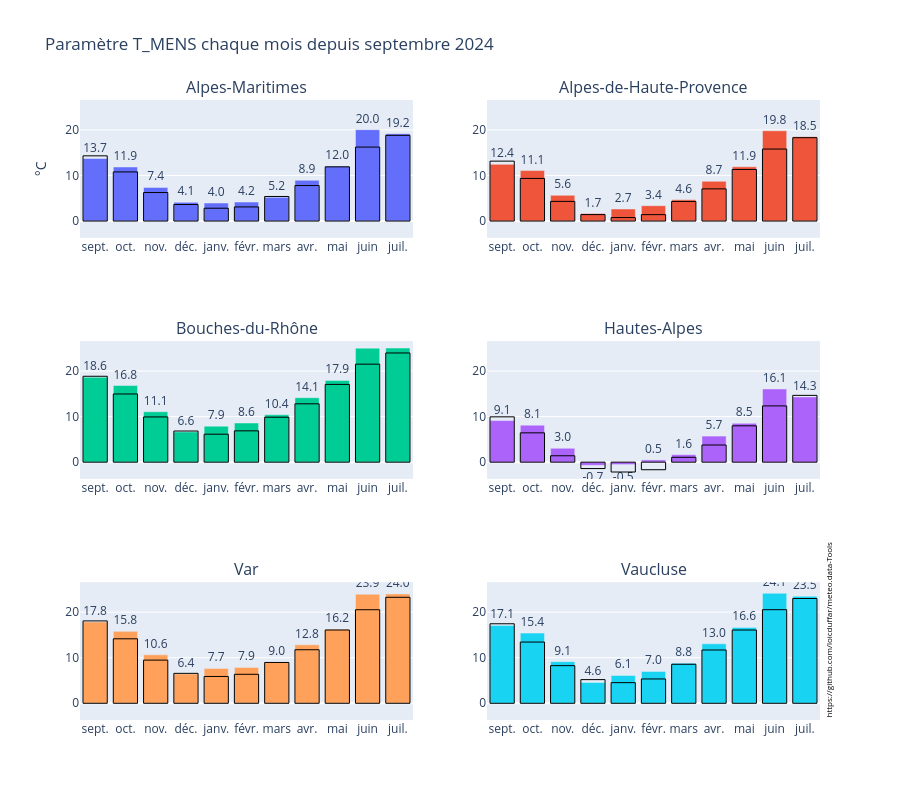

Notebook source saved alongside this figure:
### Markdown cell above
#### 6- Graphique à barre par polygone - OPTIONNEL

### Code cell
#####################
# Auteur : L. Duffar
# Date: Juillet 2025
#####################

# faire un graphique plotly à subplots, à 2 colonnes
# il y autant de subplots que de polygones, ce qui détermine le nombre de ligne de subplots
# Les subbplots sont des graphiques à barre pour les mois de l'année à partir du précédent mois de septembre, et jusqu'à la date à représenter (date_to_plot)

import plotly.graph_objects as go
import plotly.express as px
import plotly.subplots as sp
import numpy as np

############# Personalisation 
# date_to_plot = '2025-04-01'  # Date à représenter sur la carte
param= 'T_MENS'

########### Initalisation
print(datetime.now().strftime('%d/%m/%y %H:%M'))
# définir la chaine du mois et de l'année de date_to_plot
mois = datetime.strptime(date_to_plot, '%Y-%m-%d').strftime('%B %Y')
# calculer la date du précédent mois de septembre
date_septembre = pd.to_datetime(date_to_plot).replace(month=9, day=1).strftime('%Y-%m-%d')  # Précédent mois de septembre
# si le mois est inférieur ou égal à septembre, on prend le mois de septembre de l'année précédente
if pd.to_datetime(date_to_plot).month <= 9:
    date_septembre = pd.to_datetime(date_to_plot).replace(year= pd.to_datetime(date_to_plot).year - 1, month=9, day=1).strftime('%Y-%m-%d')

# Filtrer les données pour la date postérieure au mois de septembre
df_date_to_plot = df_filtered.loc[(df_filtered.index.get_level_values('DATE') >= date_septembre) & 
                                   (df_filtered.index.get_level_values('DATE') <= date_to_plot)]

########### Graphique pour le paramètre depuis septembre jusqu'au mois choisi, avec des subplot par polygone
fig = sp.make_subplots(rows=3, cols=2, subplot_titles= df_date_to_plot.index.get_level_values(nom_colonne_polygone).unique().tolist())

# Boucle sur chaque polygone et créer un graphique à barres pour chaque polygone
for i, dep in enumerate(df_date_to_plot.index.get_level_values(nom_colonne_polygone).unique()):
    row = i // 2 + 1  # Calculer le numéro de ligne
    col = i % 2 + 1   # Calculer le numéro de colonne
    
    # Extraire les données pour le département courant
    df_dep = df_date_to_plot.loc[dep]
    mois_abbr= df_dep.index.strftime('%b') # Mois en format texte (abrégé)
    # Ajouter une trace pour le graphique à barres
    fig.add_trace(
        go.Bar(
            x= mois_abbr,  
            y= df_dep[param],
            name= 'Valeur:',
            marker_color=px.colors.qualitative.Plotly[i % len(px.colors.qualitative.Plotly)],
            text=df_dep[param],  # Ajouter les valeurs de y comme texte
            textposition='outside',  # Positionner le texte au-dessus des barres
            texttemplate='%{text:.1f}',  # Formater les valeurs avec 2 décimales
            hovertemplate= '%{y:.1f}',
            # customdata=np.stack((df_dep['moy_' + param],), axis=-1),
            # hovertemplate=(
            #     f"Valeur: {df_dep[param]:.1f}"
            #     )
        ),
        row=row, col=col
    )

    # Ajouter la ligne de moyenne
    fig.add_trace(
        go.Bar(
            x= mois_abbr,
            y= df_dep['moy_' + param],
            name= 'Moyenne:',
            marker_color='rgba(0,0,0,0)',           # Pas de remplissage
            marker_line_color='black',              # Contour noir
            marker_line_width=1,
            showlegend=False,
            hovertemplate= '%{y:.1f}',
            # customdata=np.stack((df_dep[param],), axis=-1),
            # hovertemplate=(
            #     f"Moyenne: {df_dep['moy_' + param]:.1f}"
            #     )            
        ),
        row=row, col=col
    )

# Lier les axes Y de tous les subplots
fig.update_yaxes(matches='y')

# Mettre à jour la mise en page du graphique
# définir l'année en nombre à partir de la date_to_plot
annee = datetime.strptime(date_to_plot, '%Y-%m-%d').year - 1
fig.update_layout(
    # titre du graphique en ajoutant à la fin les 2 numéro des 2 années
    title_text=f"Paramètre {param} chaque mois depuis septembre {annee}",
    # title_text=f"Paramètre {param} chaque mois depuis septembre"
    height=800,
    showlegend=False,
    yaxis_title= param_df2['unité'][param],
    barmode='overlay',  # ← superposition exacte des barres
    hovermode= 'x unified', hoverlabel= dict(bgcolor='rgba(255,255,255,0.6)'),
)
# fig.update_yaxes(title_text= param_df2['unité'][param], range=[0, y_max], row=1, col=1)

# Affichage d'une annotation verticalemetn en haut à droite à l'extérieur  du graphique
fig.add_annotation(text= "https://github.com/loicduffar/meteo.data-Tools", xref= "paper", yref= "paper", x= 1., y= 0, xanchor= "left", yanchor= "auto",
            textangle= -90, showarrow= False, font= dict(size= 8, color= "black"))  

# sauvegarder le graphique dans un fichier HTML
fig.write_html(os.path.join(folder_out, f"SIM2_{param}_depuis septembre.html"), include_plotlyjs='cdn')

fig.show()

### Figure 1 — Plotly figure (JSON) as saved in the notebook; plotly's stock layout.template omitted (floating-point values rounded to 4 significant figures)
{"data": [{"hovertemplate": "%{y:.1f}", "marker": {"color": "#636EFA"}, "name": "Valeur:", "text": [13.72, 11.86, 7.372, 4.113, 3.961, 4.174, 5.207, 8.939, 12.02, 20.05, 19.16], "textposition": "outside", "texttemplate": "%{text:.1f}", "type": "bar", "x": ["sept.", "oct.", "nov.", "déc.", "janv.", "févr.", "mars", "avr.", "mai", "juin", "juil."], "xaxis": "x", "y": [13.72, 11.86, 7.372, 4.113, 3.961, 4.174, 5.207, 8.939, 12.02, 20.05, 19.16], "yaxis": "y"}, {"hovertemplate": "%{y:.1f}", "marker": {"color": "rgba(0,0,0,0)", "line": {"color": "black", "width": 1}}, "name": "Moyenne:", "showlegend": false, "type": "bar", "x": ["sept.", "oct.", "nov.", "déc.", "janv.", "févr.", "mars", "avr.", "mai", "juin", "juil."], "xaxis": "x", "y": [14.31, 10.78, 6.26, 3.632, 2.816, 3.1, 5.394, 7.789, 11.89, 16.23, 18.8], "yaxis": "y"}, {"hovertemplate": "%{y:.1f}", "marker": {"color": "#EF553B"}, "name": "Valeur:", "text": [12.45, 11.08, 5.639, 1.657, 2.654, 3.369, 4.648, 8.725, 11.9, 19.81, 18.48], "textposition": "outside", "texttemplate": "%{text:.1f}", "type": "bar", "x": ["sept.", "oct.", "nov.", "déc.", "janv.", "févr.", "mars", "avr.", "mai", "juin", "juil."], "xaxis": "x2", "y": [12.45, 11.08, 5.639, 1.657, 2.654, 3.369, 4.648, 8.725, 11.9, 19.81, 18.48], "yaxis": "y2"}, {"hovertemplate": "%{y:.1f}", "marker": {"color": "rgba(0,0,0,0)", "line": {"color": "black", "width": 1}}, "name": "Moyenne:", "showlegend": false, "type": "bar", "x": ["sept.", "oct.", "nov.", "déc.", "janv.", "févr.", "mars", "avr.", "mai", "juin", "juil."], "xaxis": "x2", "y": [13.14, 9.351, 4.312, 1.423, 0.7653, 1.411, 4.304, 7.057, 11.32, 15.79, 18.29], "yaxis": "y2"}, {"hovertemplate": "%{y:.1f}", "marker": {"color": "#00CC96"}, "name": "Valeur:", "text": [18.62, 16.81, 11.06, 6.641, 7.901, 8.593, 10.39, 14.14, 17.94, 25.01, 25.04], "textposition": "outside", "texttemplate": "%{text:.1f}", "type": "bar", "x": ["sept.", "oct.", "nov.", "déc.", "janv.", "févr.", "mars", "avr.", "mai", "juin", "juil."], "xaxis": "x3", "y": [18.62, 16.81, 11.06, 6.641, 7.901, 8.593, 10.39, 14.14, 17.94, 25.01, 25.04], "yaxis": "y3"}, {"hovertemplate": "%{y:.1f}", "marker": {"color": "rgba(0,0,0,0)", "line": {"color": "black", "width": 1}}, "name": "Moyenne:", "showlegend": false, "type": "bar", "x": ["sept.", "oct.", "nov.", "déc.", "janv.", "févr.", "mars", "avr.", "mai", "juin", "juil."], "xaxis": "x3", "y": [18.84, 14.96, 9.92, 6.833, 6.137, 6.871, 9.859, 12.8, 17.06, 21.5, 23.95], "yaxis": "y3"}, {"hovertemplate": "%{y:.1f}", "marker": {"color": "#AB63FA"}, "name": "Valeur:", "text": [9.126, 8.117, 3.05, -0.6912, -0.5262, 0.4938, 1.646, 5.724, 8.521, 16.05, 14.32], "textposition": "outside", "texttemplate": "%{text:.1f}", "type": "bar", "x": ["sept.", "oct.", "nov.", "déc.", "janv.", "févr.", "mars", "avr.", "mai", "juin", "juil."], "xaxis": "x4", "y": [9.126, 8.117, 3.05, -0.6912, -0.5262, 0.4938, 1.646, 5.724, 8.521, 16.05, 14.32], "yaxis": "y4"}, {"hovertemplate": "%{y:.1f}", "marker": {"color": "rgba(0,0,0,0)", "line": {"color": "black", "width": 1}}, "name": "Moyenne:", "showlegend": false, "type": "bar", "x": ["sept.", "oct.", "nov.", "déc.", "janv.", "févr.", "mars", "avr.", "mai", "juin", "juil."], "xaxis": "x4", "y": [9.945, 6.431, 1.403, -1.401, -2.155, -1.658, 1.066, 3.768, 7.973, 12.34, 14.65], "yaxis": "y4"}, {"hovertemplate": "%{y:.1f}", "marker": {"color": "#FFA15A"}, "name": "Valeur:", "text": [17.83, 15.77, 10.62, 6.43, 7.652, 7.868, 9.046, 12.83, 16.25, 23.93, 23.99], "textposition": "outside", "texttemplate": "%{text:.1f}", "type": "bar", "x": ["sept.", "oct.", "nov.", "déc.", "janv.", "févr.", "mars", "avr.", "mai", "juin", "juil."], "xaxis": "x5", "y": [17.83, 15.77, 10.62, 6.43, 7.652, 7.868, 9.046, 12.83, 16.25, 23.93, 23.99], "yaxis": "y5"}, {"hovertemplate": "%{y:.1f}", "marker": {"color": "rgba(0,0,0,0)", "line": {"color": "black", "width": 1}}, "name": "Moyenne:", "showlegend": false, "type": "bar", "x": ["sept.", "oct.", "nov.", "déc.", "janv.", "févr.", "mars", "avr.", "mai", "juin", "juil."], "xaxis": "x5", "y": [18.07, 14.14, 9.467, 6.566, 5.884, 6.358, 8.954, 11.74, 16.08, 20.52, 23.25], "yaxis": "y5"}, {"hovertemplate": "%{y:.1f}", "marker": {"color": "#19D3F3"}, "name": "Valeur:", "text": [17.08, 15.4, 9.133, 4.576, 6.108, 6.994, 8.792, 13.04, 16.64, 24.12, 23.47], "textposition": "outside", "texttemplate": "%{text:.1f}", "type": "bar", "x": ["sept.", "oct.", "nov.", "déc.", "janv.", "févr.", "mars", "avr.", "mai", "juin", "juil."], "xaxis": "x6", "y": [17.08, 15.4, 9.133, 4.576, 6.108, 6.994, 8.792, 13.04, 16.64, 24.12, 23.47], "yaxis": "y6"}, {"hovertemplate": "%{y:.1f}", "marker": {"color": "rgba(0,0,0,0)", "line": {"color": "black", "width": 1}}, "name": "Moyenne:", "showlegend": false, "type": "bar", "x": ["sept.", "oct.", "nov.", "déc.", "janv.", "févr.", "mars", "avr.", "mai", "juin", "juil."], "xaxis": "x6", "y": [17.44, 13.43, 8.255, 5.19, 4.527, 5.335, 8.561, 11.69, 16.07, 20.53, 22.98], "yaxis": "y6"}], "layout": {"annotations": [{"font": {"size": 16}, "showarrow": false, "text": "Alpes-Maritimes", "x": 0.225, "xanchor": "center", "xref": "paper", "y": 1, "yanchor": "bottom", "yref": "paper"}, {"font": {"size": 16}, "showarrow": false, "text": "Alpes-de-Haute-Provence", "x": 0.775, "xanchor": "center", "xref": "paper", "y": 1, "yanchor": "bottom", "yref": "paper"}, {"font": {"size": 16}, "showarrow": false, "text": "Bouches-du-Rhône", "x": 0.225, "xanchor": "center", "xref": "paper", "y": 0.6111, "yanchor": "bottom", "yref": "paper"}, {"font": {"size": 16}, "showarrow": false, "text": "Hautes-Alpes", "x": 0.775, "xanchor": "center", "xref": "paper", "y": 0.6111, "yanchor": "bottom", "yref": "paper"}, {"font": {"size": 16}, "showarrow": false, "text": "Var", "x": 0.225, "xanchor": "center", "xref": "paper", "y": 0.2222, "yanchor": "bottom", "yref": "paper"}, {"font": {"size": 16}, "showarrow": false, "text": "Vaucluse", "x": 0.775, "xanchor": "center", "xref": "paper", "y": 0.2222, "yanchor": "bottom", "yref": "paper"}, {"font": {"color": "black", "size": 8}, "showarrow": false, "text": "https://github.com/loicduffar/meteo.data-Tools", "textangle": -90, "x": 1, "xanchor": "left", "xref": "paper", "y": 0, "yanchor": "auto", "yref": "paper"}], "barmode": "overlay", "height": 800, "hoverlabel": {"bgcolor": "rgba(255,255,255,0.6)"}, "hovermode": "x unified", "showlegend": false, "title": {"text": "Paramètre T_MENS chaque mois depuis septembre 2024"}, "xaxis": {"anchor": "y", "domain": [0, 0.45]}, "xaxis2": {"anchor": "y2", "domain": [0.55, 1]}, "xaxis3": {"anchor": "y3", "domain": [0, 0.45]}, "xaxis4": {"anchor": "y4", "domain": [0.55, 1]}, "xaxis5": {"anchor": "y5", "domain": [0, 0.45]}, "xaxis6": {"anchor": "y6", "domain": [0.55, 1]}, "yaxis": {"anchor": "x", "domain": [0.7778, 1], "matches": "y", "title": {"text": "°C"}}, "yaxis2": {"anchor": "x2", "domain": [0.7778, 1], "matches": "y"}, "yaxis3": {"anchor": "x3", "domain": [0.3889, 0.6111], "matches": "y"}, "yaxis4": {"anchor": "x4", "domain": [0.3889, 0.6111], "matches": "y"}, "yaxis5": {"anchor": "x5", "domain": [0, 0.2222], "matches": "y"}, "yaxis6": {"anchor": "x6", "domain": [0, 0.2222], "matches": "y"}}}
